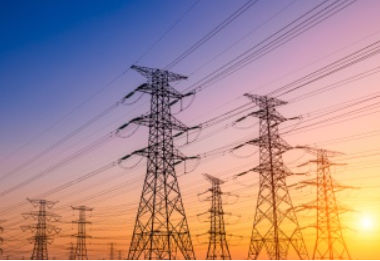
#> input picture Electricity.png, 380 x 261 px
$ python opencv_poc.py
#> lines starting #> are read from the running program, lines starting #| are printed output that depends on the picture
import cv2 as cv
import numpy as np

# https://www.javatpoint.com/opencv
# https://medium.com/featurepreneur/understanding-the-concept-of-channels-in-an-image-6d59d4dafaa9

blank = np.zeros((500,500,3),dtype='uint8')
# uint8 is image type
cv.imshow('Blank',blank)

blank[200:300,300:400]=0,255,0
cv.imshow('Green',blank)
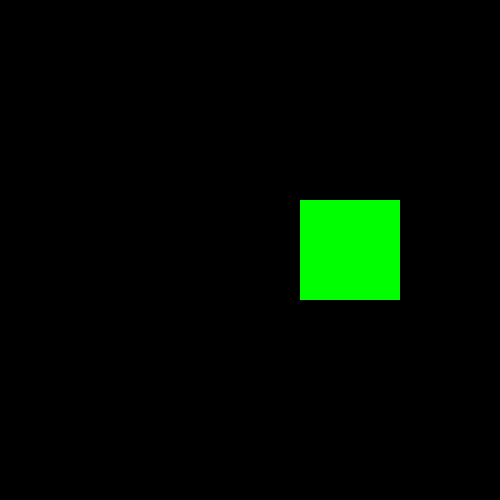
#> window 'Green': shape (500, 500, 3); mean B, G, R 0, 10.2, 0


cv.rectangle(blank,(0,0),(250,250),(0,255,0),thickness=2)

cv.circle(blank,(250,250),50,(255,255,0),thickness=-3)
cv.imshow('Rectangle',blank)

cv.line(blank,(0,0),(250,250),(255,255,255),thickness=7)
cv.imshow('line',blank)
cv.putText(blank,'Hello',(225,225),cv.FONT_HERSHEY_SIMPLEX,1.0,(0,255,0),2)
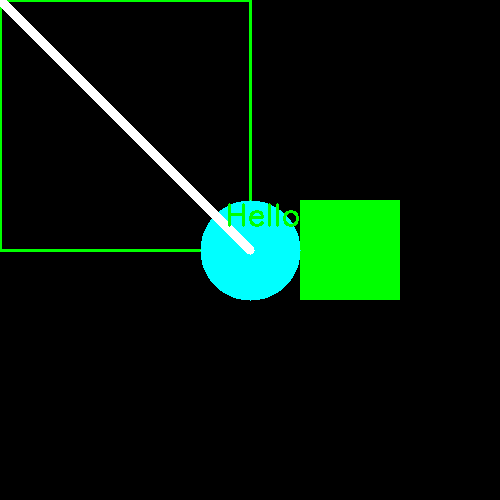
#> blank: shape (500, 500, 3); mean of channels 0, 1, 2 10.3, 23.3, 3.3; drawn as B, G, R

cv.waitKey(0)


img=cv.imread('Electricity.png')
#> img is the input picture: shape (261, 380, 3); mean B, G, R 142.2, 140.9, 172
#> (the run stopped early here; a loop or call above may not have finished)
